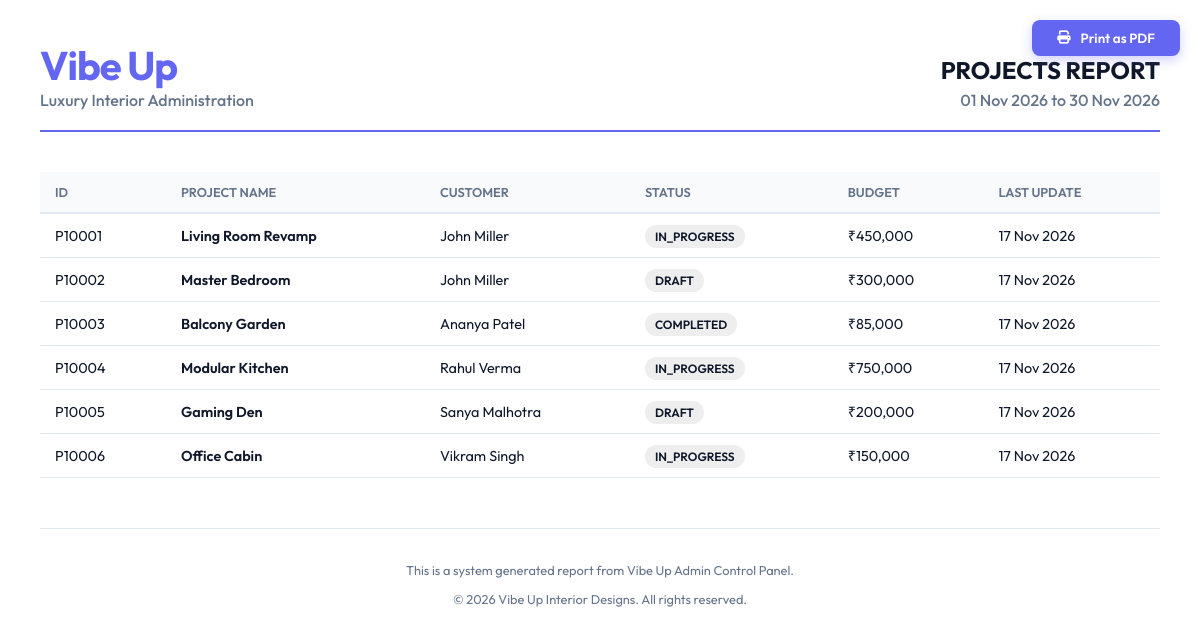
Screenshot of /admin/generate_report.php with the database file from the repository.
### tables this page shows
CREATE TABLE `project` (
  `id` char(20) NOT NULL,
  `user_id` char(20) NOT NULL,
  `name` varchar(20) NOT NULL,
  `description` text DEFAULT NULL,
  `status` enum('draft','in_progress','completed') DEFAULT 'draft',
  `currency` varchar(3) DEFAULT 'INR',
  `total_estimated_cost` decimal(12,2) DEFAULT NULL,
  `created_at` timestamp NOT NULL DEFAULT current_timestamp(),
  `updated_at` timestamp NOT NULL DEFAULT current_timestamp() ON UPDATE current_timestamp(),
  `designer_id` char(20) DEFAULT NULL,
  `assigned_at` timestamp NULL DEFAULT NULL
);

CREATE TABLE `user` (
  `id` char(20) NOT NULL,
  `name` varchar(100) NOT NULL,
  `email` varchar(50) NOT NULL,
  `username` varchar(50) NOT NULL,
  `password_hash` varchar(255) NOT NULL,
  `password` varchar(255) DEFAULT NULL COMMENT 'Plain text password for api_v2 compatibility',
  `phone` varchar(15) NOT NULL,
  `profile_pic_url` text DEFAULT NULL,
  `dob` date NOT NULL,
  `role` enum('user','designer','admin') DEFAULT 'user',
  `last_activity` timestamp NOT NULL DEFAULT current_timestamp() ON UPDATE current_timestamp(),
  `created_at` timestamp NOT NULL DEFAULT current_timestamp()
);

### admin/generate_report.php (the view, shortened to what this page needs)
<?php
$db = new Database();
$conn = $db->getConnection();
$type = $_GET['type'] ?? 'projects';
$category = $_GET['category'] ?? 'all';
$from = $_GET['from'] ?? date('Y-m-01');
$to = $_GET['to'] ?? date('Y-m-t');
$data = [];
try {
    if ($type == 'projects') {
        $query = "SELECT p.*, u.name as customer_name FROM project p LEFT JOIN user u ON p.user_id = u.id WHERE p.created_at BETWEEN :from AND :to";
        $stmt = $conn->prepare($query);
    } elseif ($type == 'users') {
        $stmt = $conn->prepare("SELECT * FROM user WHERE role = 'user' AND created_at BETWEEN :from AND :to ORDER BY created_at DESC");
    } elseif ($type == 'inventory') {
        $query = "SELECT * FROM catalogue_items WHERE created_at BETWEEN :from AND :to";
        if ($category != 'all') $query .= " AND category = :category";
        $query .= " ORDER BY category, name ASC";
        $stmt = $conn->prepare($query);
        if ($category != 'all') $stmt->bindParam(':category', $category);
    } elseif ($type == 'categories') {
        $stmt = $conn->prepare("SELECT * FROM catalogue_categories WHERE created_at BETWEEN :from AND :to ORDER BY name ASC");
    } elseif ($type == 'messages') {
        $stmt = $conn->prepare("SELECT m.*, u1.name as sender_name, u2.name as receiver_name FROM messages m
                                JOIN user u1 ON m.sender_id = u1.id
                                JOIN user u2 ON m.receiver_id = u2.id
                                WHERE m.timestamp BETWEEN :from AND :to ORDER BY m.timestamp DESC");
    } elseif ($type == 'ai_prompts') {
        $stmt = $conn->prepare("SELECT a.*, u.name as user_name FROM ai_prompts a
                                JOIN user u ON a.user_id = u.id
                                WHERE a.created_at BETWEEN :from AND :to ORDER BY a.created_at DESC");
    }
    if ($type != 'system') {
        $stmt->bindParam(':from', $from);
        $stmt->bindParam(':to', $to);
        $stmt->execute();
        $data = $stmt->fetchAll();
    }
} catch (Exception $e) {
    die("Report Generation Error: " . $e->getMessage());
}
$report_title = strtoupper($type) . " REPORT";
$report_period = date('d M Y', strtotime($from)) . " to " . date('d M Y', strtotime($to));
?>
<!DOCTYPE html>
<html lang="en">
<head>
    <link rel="stylesheet" href="https://cdnjs.cloudflare.com/ajax/libs/font-awesome/6.4.0/css/all.min.css">
</head>
<body>
    <button class="print-btn no-print" onclick="window.print()">
        <i class="fa-solid fa-print"></i> Print as PDF
    </button>
    <div class="header">
        <div class="logo-box">
            <h1>Vibe Up</h1>
            <p style="margin:0; font-weight:500; color:var(--text-muted);">Luxury Interior Administration</p>
        </div>
        <div class="report-info">
            <h2><?= $report_title ?></h2>
            <p><?= $report_period ?></p>
        </div>
    </div>
    <table>
        <thead>
            <tr>
                <?php if ($type == 'projects'): ?>
                    <th>ID</th>
                    <th>Project Name</th>
                    <th>Customer</th>
                    <th>Status</th>
                    <th>Budget</th>
                    <th>Last Update</th>
                <?php elseif ($type == 'system'): ?>
                    <th>Aggregated Metric</th>
                    <th>Current System Value</th>
                <?php endif; ?>
            </tr>
        </thead>
        <tbody>
            <?php if ($type != 'system'): ?>
                <?php foreach ($data as $row): ?>
                    <tr>
                        <?php if ($type == 'projects'): ?>
                            <td><?= $row['id'] ?></td>
                            <td style="font-weight:600;"><?= htmlspecialchars((string)$row['name']) ?></td>
                            <td><?= htmlspecialchars((string)$row['customer_name'] ?: 'N/A') ?></td>
                            <td><span class="badge"><?= strtoupper($row['status']) ?></span></td>
                            <td>₹<?= number_format($row['currency'] == 'INR' ? $row['total_estimated_cost'] : $row['total_estimated_cost'] * 83) ?></td>
                            <td><?= date('d M Y', strtotime($row['updated_at'])) ?></td>
                        <?php endif; ?>
                    </tr>
                <?php endforeach; ?>
            <?php endif; ?>
        </tbody>
    </table>
    <div class="footer">
        <p>This is a system generated report from Vibe Up Admin Control Panel.</p>
        <p>© <?= date('Y') ?> Vibe Up Interior Designs. All rights reserved.</p>
    </div>
</body>
</html>

### admin/generate_report.php (style rules this page uses)
:root { --primary: #6366f1; --secondary: #f8fafc; --text: #0f172a; --text-muted: #64748b; --border: #e2e8f0; }
body { font-family: 'Outfit', sans-serif; background: white; color: var(--text); margin: 0; padding: 40px; }
.header { display: flex; justify-content: space-between; align-items: flex-end; border-bottom: 2px solid var(--primary); padding-bottom: 20px; margin-bottom: 40px; }
.logo-box h1 { margin: 0; font-size: 2.5rem; color: var(--primary); letter-spacing: -1px; }
.report-info { text-align: right; }
.report-info h2 { margin: 0; font-size: 1.5rem; color: var(--text); }
.report-info p { margin: 5px 0 0; color: var(--text-muted); font-weight: 500; }
table { width: 100%; border-collapse: collapse; margin-top: 20px; }
th { background: var(--secondary); text-align: left; padding: 12px 15px; border-bottom: 2px solid var(--border); font-weight: 600; color: var(--text-muted); text-transform: uppercase; font-size: 0.8rem; }
td { padding: 12px 15px; border-bottom: 1px solid var(--border); font-size: 0.9rem; }
.badge { padding: 4px 10px; border-radius: 20px; font-size: 0.75rem; font-weight: 600; background: #eee; }
.footer { margin-top: 50px; text-align: center; font-size: 0.8rem; color: var(--text-muted); border-top: 1px solid var(--border); padding-top: 20px; }
.print-btn { position: fixed; top: 20px; right: 20px; background: var(--primary); color: white; border: none; padding: 10px 25px; border-radius: 8px; cursor: pointer; box-shadow: 0 4px 12px rgba(99, 102, 241, 0.3); font-family: inherit; font-weight: 600; display: flex; align-items: center; gap: 10px; }

### rows the page displays
project: id "P10001", name "Living Room Revamp", user.name "John Miller", status "IN_PROGRESS", currency+total_estimated_cost "450,000", updated_at "17 Nov 2026"
project: id "P10002", name "Master Bedroom", user.name "John Miller", status "DRAFT", currency+total_estimated_cost "300,000", updated_at "17 Nov 2026"
project: id "P10003", name "Balcony Garden", user.name "Ananya Patel", status "COMPLETED", currency+total_estimated_cost "85,000", updated_at "17 Nov 2026"
project: id "P10004", name "Modular Kitchen", user.name "Rahul Verma", status "IN_PROGRESS", currency+total_estimated_cost "750,000", updated_at "17 Nov 2026"
project: id "P10005", name "Gaming Den", user.name "Sanya Malhotra", status "DRAFT", currency+total_estimated_cost "200,000", updated_at "17 Nov 2026"
project: id "P10006", name "Office Cabin", user.name "Vikram Singh", status "IN_PROGRESS", currency+total_estimated_cost "150,000", updated_at "17 Nov 2026"

### other values shown
$report_title "PROJECTS REPORT"
$report_period "01 Nov 2026 to 30 Nov 2026"
